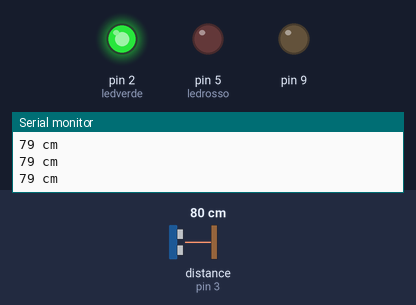
This sketch was run on a simulated Arduino Uno, built with avr-gcc and run on an emulated ATmega328P. On the bench: output pins drawn as LEDs (lit = HIGH), the last lines printed to the serial monitor. Wiring (inferred from the names in the program): ultrasonic range finder: trigger pin 4; echo pin 3. The test bench sets the inputs (shaded band); at power-on: distance to the obstacle (sensor on pin 3) 80 cm. The echo pulse lasts 58.3 µs per cm; pins used as bus, display or sensor lines are not drawn.

Above: at 1.3 s.
1.4 s: distance to the obstacle (sensor on pin 3) set to 6 cm
2.9 s: distance to the obstacle (sensor on pin 3) set to 3 cm
At 3.9 s:
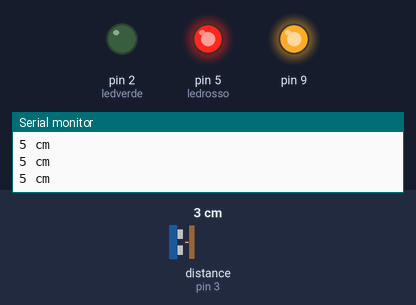
At 16.4 s:
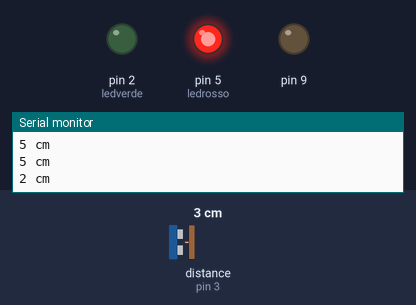
Timing chart, 0 to 31.0 s (numbered marks = the images above; inputs shaded):
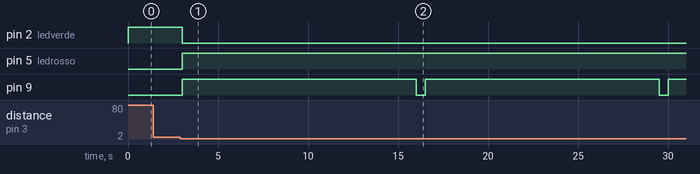

Measured:
- the behaviour switches between 5 and 4 cm on distance to the obstacle (sensor on pin 3) (found by bisection; images 0 and 1)
- after the input at 2.9 s, pin 2 (ledverde): HIGH → LOW after 0.12 s; pin 5 (ledrosso): LOW → HIGH after 0.12 s; pin 9: alternates HIGH for 13.0 s and LOW for 0.50 s, starting after 0.12 s

The sketch:

Ultrasuoni_Test.ino
```cpp
#define trigPin 4
#define echoPin 3
#define ledrosso 5
#define ledverde 2

void setup() {
  Serial.begin (9600);
  pinMode(trigPin, OUTPUT);
  pinMode(echoPin, INPUT);
  pinMode(ledrosso, OUTPUT);
  pinMode(ledverde, OUTPUT);
  pinMode(9, OUTPUT);
}

void loop() {
  long duration, distance;
  digitalWrite(trigPin, LOW);
  delayMicroseconds(2);
  digitalWrite(trigPin, HIGH);
  delayMicroseconds(10);
  digitalWrite(trigPin, LOW);
  duration = pulseIn(echoPin, HIGH);
  distance = (duration/2) / 29.1;
  if (distance < 4) {  // This is where the LED On/Off happens
    digitalWrite(ledrosso,HIGH); // When the Red condition is met, the Green LED should turn off
    digitalWrite(ledverde,LOW);
    digitalWrite(9, HIGH);
    delay(13000);
    digitalWrite(9,LOW);}

    else {
      digitalWrite(ledrosso,LOW);
      digitalWrite(ledverde,HIGH);   }
      if (distance >= 200 || distance <= 0){
    Serial.print("Out of range:");
    Serial.println(distance);
  }
  else {
    Serial.print(distance);
    Serial.println(" cm");
  }
  delay(500);
}
```
